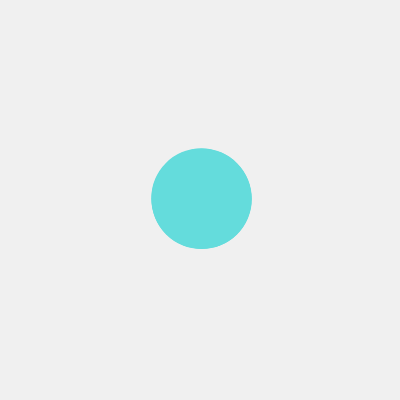
Frame 1 (no input)
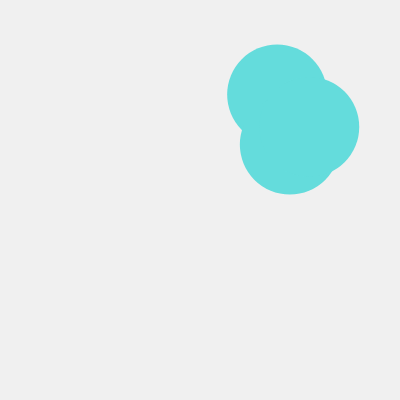
Frame 60 (no input)
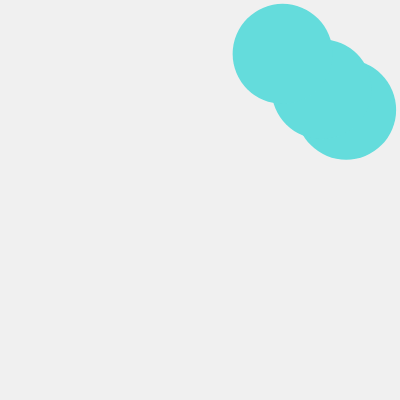
Frame 120 (the mouse pressed at the canvas centre since frame 60)

The p5.js sketch that drew these frames (run headless with seeded random() and noise() and a simulated clock; from frame 60 on, the mouse is pressed at the canvas centre):

// p5.js sketch
// ── sketch.js
let NUM = 3;
let x = [200, 200, 200];
let y = [200, 200, 200];
let vx = [1, 2, 3];
let vy = [1.5, 1, 0.5];
let r = [50, 50, 50];

function setup() {
  createCanvas(400, 400);

  for (let i = 0; i < NUM; i++) {
    vx[i] = random(-3, 3);// x の移動量
    vy[i] = random(-3, 3);// y の移動量
  }
}

function draw() {
  background(240);
  noStroke();
  fill(100, 220, 220);
  
  for (let i = 0; i < NUM; i++) {
    // 位置を更新
    x[i] += vx[i];
    y[i] += vy[i];
  
    // xが端にきたらx方向の移動の向きを反転
    if (x[i] < r[i]) {
      vx[i] *= -1;
      x[i] = r[i];
    }
    if (x[i] > width - r[i]) {
      vx[i] *= -1;
      x[i] = width - r[i];
    }
    // yが端にきたらy方向の移動の向きを反転
    if (y[i] < r[i]) {
      vy[i] *= -1;
      y[i] = r[i];
    }
    if (y[i] > height - r[i]) {
      vy[i] *= -1;
      y[i] = height - r[i];
    }
  
    circle(x[i], y[i], r[i] * 2);
  }
}
